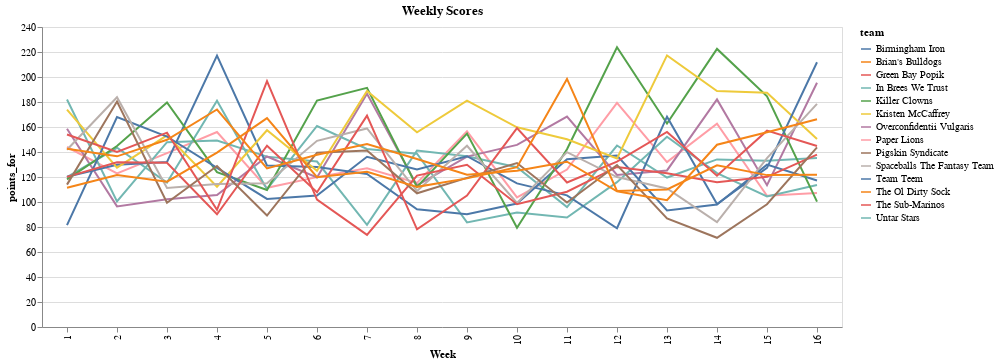

The notebook cell saved with this chart:
### Code cell
(
    alt.Chart(wide_form)
        .mark_line()
        .encode(x='Week:O', y='points_for:Q', color='team:N')
        .properties(width=800, height=300, title='Weekly Scores')
)

### Figure 1 — Vega-Lite specification as saved in the notebook (floating-point values rounded to 4 significant figures; data arrays with more than 128 entries replaced by an {"elided": "..."} marker saying what was removed)
{"config": {"view": {"continuousWidth": 400, "continuousHeight": 300}}, "data": {"name": "data-a41b5e8bc9abe2d99c74b32d4a8e7bae"}, "mark": "line", "encoding": {"color": {"type": "nominal", "field": "team"}, "x": {"type": "ordinal", "field": "Week"}, "y": {"type": "quantitative", "field": "points_for"}}, "height": 300, "title": "Weekly Scores", "width": 800, "$schema": "https://vega.github.io/schema/vega-lite/v4.8.1.json", "datasets": {"data-a41b5e8bc9abe2d99c74b32d4a8e7bae": {"elided": "224 records"}}}
